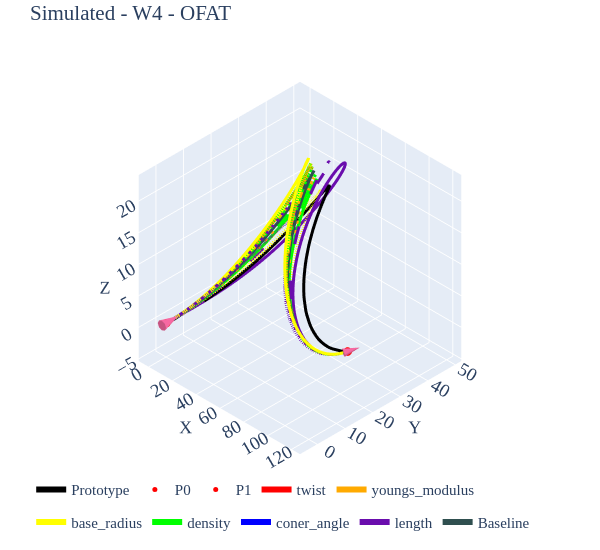

Notebook source saved alongside this figure:
### Code cell
#| label: w4-main

df=pd.read_csv('../../data/2001/w4.csv')
doe_df=pd.read_csv('../../pyelastica/wiper_ofat10p/data/doe_df.csv')[75:100]
prt=df.iloc[10:,2:].reset_index(drop=True).values
p0=df.iloc[5,2:].values.astype(float)
p1=df.iloc[6,2:].values.astype(float)
u0=df.iloc[8,2:].values.astype(float)*df.iloc[2,1]
u1=df.iloc[9,2:].values.astype(float)*df.iloc[3,1]
fig=go.Figure()
fig.add_trace(go.Scatter3d(x=prt[:,0],y=prt[:,1],z=prt[:,2],mode='lines',name='Prototype',line=dict(color='black',width=6)))
fig.add_trace(go.Scatter3d(x=[p0[0]],y=[p0[1]],z=[p0[2]],mode='markers',name='P0',marker=dict(size=5,color='red')))
fig.add_trace(go.Scatter3d(x=[p1[0]],y=[p1[1]],z=[p1[2]],mode='markers',name='P1',marker=dict(size=5,color='red')))
fig.add_trace(go.Cone(x=[p0[0]],y=[p0[1]],z=[p0[2]],u=[u0[0]],v=[u0[1]],w=[u0[2]],colorscale='RdPu',sizemode='absolute',sizeref=6,showscale=False,name='U@P0',showlegend=False))
fig.add_trace(go.Cone(x=[p1[0]],y=[p1[1]],z=[p1[2]],u=[u1[0]],v=[u1[1]],w=[u1[2]],colorscale='RdPu',sizemode='absolute',sizeref=6,showscale=False,name='U@P1',showlegend=False))
a=pd.DataFrame(prt).iloc[50].values

param_colors={'twist':'#ff0000','youngs_modulus':'#ffaa00','base_radius':'#ffff00','density':'#00ff00','coner_angle':'#0000ff','length':'#6a0dad'}
dash_map = {-10: "dot",-5: "dash",5: "longdash",10: "solid"}
for i in range(len(doe_df)):
    scenario=doe_df['scenario'].iloc[i]
    if scenario=='baseline':
        continue
    param,lvl=scenario.rsplit('_',1)
    lvl=int(lvl)
    spl3=pd.read_csv('../../pyelastica/wiper_ofat10p/data/w4_'+scenario+'.csv')
    spl3=spl3.values
    color=param_colors[param]
    dash=dash_map[lvl]
    fig.add_trace(go.Scatter3d(
        x=spl3[:,0],
        y=spl3[:,1],
        z=spl3[:,2],
        mode='lines',
        name=param,
        legendgroup=param,
        showlegend=(lvl==10),
        line=dict(color=color,width=6,dash=dash),
        customdata=np.tile(np.array([i,doe_df["twist"].iloc[i],doe_df["youngs_modulus"].iloc[i]*1000,doe_df['base_radius'].iloc[i],doe_df['density'].iloc[i]*10e5,doe_df['coner_angle'].iloc[i],doe_df['length'].iloc[i]]),(spl3.shape[0],1)),
        hovertemplate=f"{scenario}<br>"+"twist= %{customdata[1]:.2f} deg<br>"+"E= %{customdata[2]:.2f} MPa<br>"+"r= %{customdata[3]:.2f} mm<br>"+"ro= %{customdata[4]:.2f} g/cm3<br>"+"cone angle= %{customdata[5]:.2f} deg<br>"+"length= %{customdata[6]:.2f} mm<br>"+"<extra></extra>"
    ))

spl3=pd.read_csv('../../pyelastica/wiper_ofat10p/data/w4_baseline.csv').values
fig.add_trace(go.Scatter3d(
    x=spl3[:,0],
    y=spl3[:,1],
    z=spl3[:,2],
    mode='lines',
    name='Baseline',
    showlegend=True,
    line=dict(color='darkslategrey',width=6),
    customdata=np.tile(np.array(['Baseline',doe_df["twist"].iloc[i],doe_df["youngs_modulus"].iloc[i]*1000,doe_df['base_radius'].iloc[i],doe_df['density'].iloc[i]*10e5,doe_df['coner_angle'].iloc[i],doe_df['length'].iloc[i]]),(spl3.shape[0],1)),
    hovertemplate=f"Baseline<br>"+"twist= %{customdata[1]:.2f} deg<br>"+"E= %{customdata[2]:.2f} MPa<br>"+"r= %{customdata[3]:.2f} mm<br>"+"ro= %{customdata[4]:.2f} g/cm3<br>"+"cone angle= %{customdata[5]:.2f} deg<br>"+"length= %{customdata[6]:.2f} mm<br>"+"<extra></extra>"
))

fig.update_layout(title='Simulated - W4 - OFAT',scene=dict(xaxis_title='X',yaxis_title='Y',zaxis_title='Z',camera=dict(eye=dict(x=1,y=-1,z=1))),legend=dict(x=0.02,y=0.05,orientation='h',groupclick='togglegroup'),font=dict(size=15,family='Times New Roman'),autosize=False,height=550,width=600,margin=dict(l=20,r=20,t=40,b=20),showlegend=True)
fig.update_scenes(camera_projection_type='orthographic')

fig.show()
